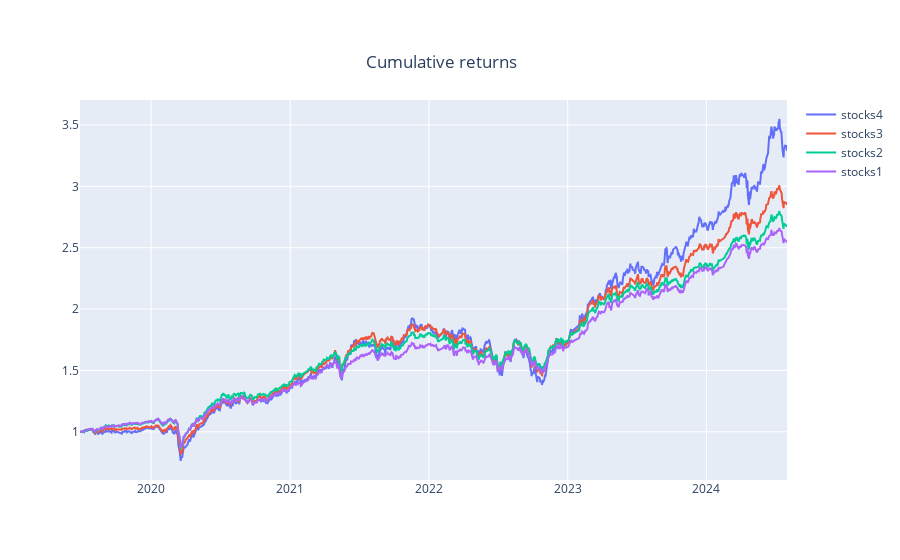

Write notebook code for a chart like this one.
### Code cell
comb = {
    'stocks1': roe_rank > 0.2,
    'stocks2': roe_rank > 0.4,
    'stocks3': roe_rank > 0.6,
    'stocks4': roe_rank > 0.8
}

roe_rank_collc = sim_conditions(comb, resample='Q', data=data)
roe_rank_collc.plot_creturns()

### Figure 1 — Plotly figure (JSON) as saved in the notebook; plotly's stock layout.template omitted (floating-point values rounded to 4 significant figures; data arrays with more than 128 entries replaced by an {"elided": "..."} marker saying what was removed)
{"data": [{"hovertemplate": "%{meta}<br>Date:%{x}<br>Creturns:%{y}<extra></extra>", "meta": "stocks4", "mode": "lines", "name": "stocks4", "type": "scatter", "x": {"elided": "1240 str values"}, "y": {"elided": "1240 float values"}}, {"hovertemplate": "%{meta}<br>Date:%{x}<br>Creturns:%{y}<extra></extra>", "meta": "stocks3", "mode": "lines", "name": "stocks3", "type": "scatter", "x": {"elided": "1240 str values"}, "y": {"elided": "1240 float values"}}, {"hovertemplate": "%{meta}<br>Date:%{x}<br>Creturns:%{y}<extra></extra>", "meta": "stocks2", "mode": "lines", "name": "stocks2", "type": "scatter", "x": {"elided": "1240 str values"}, "y": {"elided": "1240 float values"}}, {"hovertemplate": "%{meta}<br>Date:%{x}<br>Creturns:%{y}<extra></extra>", "meta": "stocks1", "mode": "lines", "name": "stocks1", "type": "scatter", "x": {"elided": "1240 str values"}, "y": {"elided": "1240 float values"}}], "layout": {"title": {"text": "Cumulative returns", "x": 0.49, "xanchor": "center", "y": 0.9, "yanchor": "top"}}}
